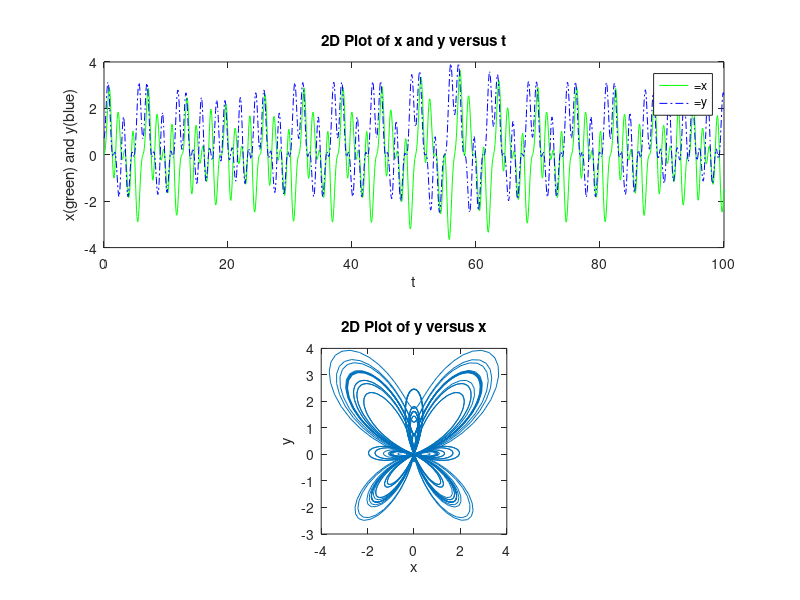

Write MATLAB code to recreate this figure.
% Şükrü Can Mayda - 150120031

clc;
clear;

% Given parametric equations
t = 0:1/16:100;
x=sin(t).* ((exp(1).^(cos(t))- 2*cos(4*t) - (sin(t/12)).^5));
y=cos(t).* ((exp(1).^(cos(t))- 2*cos(4*t) - (sin(t/12)).^5));

A = subplot(2,1,1);
% x versus t
plot(t,x,'g');
% to keep plot
hold on;
% y versus t
plot (t,y,'-.b');
% name of axises
xlabel('t')
ylabel('x(green) and y(blue)')
% name of title
title('2D Plot of x and y versus t')
legend('=x','=y');

B = subplot(2,1,2);
% x versus y
plot (x,y)
xlabel('x')
ylabel('y');
title('2D Plot of y versus x');
% do subplot aquare
pbaspect([1 1 1]);
% it is for most consistent graphic
axis([-4 4 -3 4])